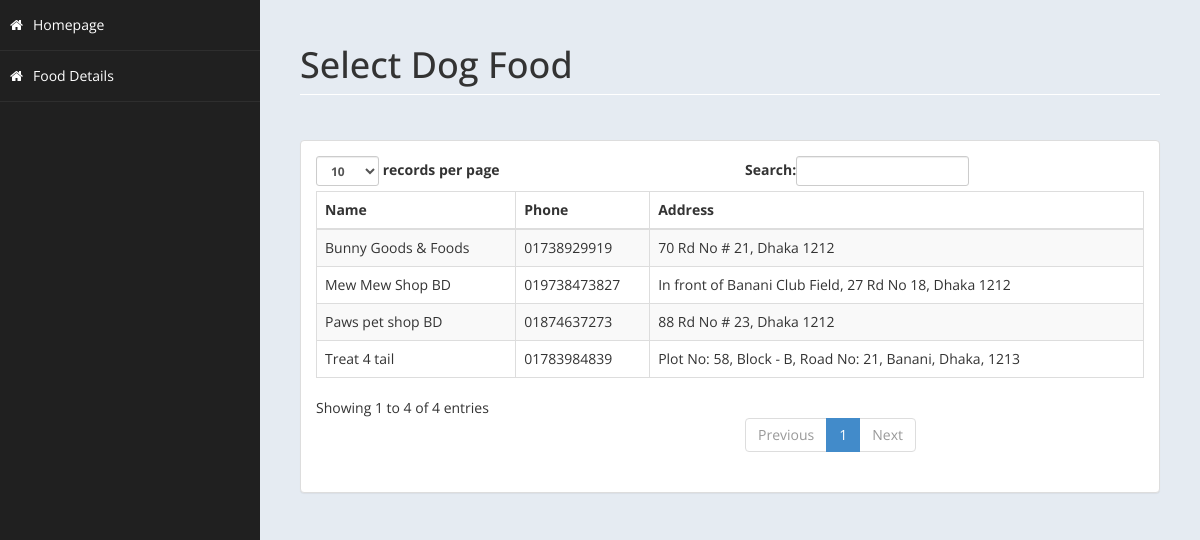
Screenshot of /food/store/banani.php with the database file from the repository.
### tables this page shows
CREATE TABLE `foodloc` (
  `name` varchar(1000) NOT NULL,
  `phone` varchar(1000) NOT NULL,
  `addr` varchar(1000) NOT NULL,
  `loc` varchar(1000) NOT NULL,
  `id` int(100) NOT NULL
);

### food/store/banani.php (the view, shortened to what this page needs)
<!DOCTYPE html>
<html xmlns="http://www.w3.org/1999/xhtml">
<head>
    <link href="assets/css/bootstrap.css" rel="stylesheet" />
    <link href="assets/css/font-awesome.css" rel="stylesheet" />
    <link href="assets/css/custom-styles.css" rel="stylesheet" />
</head>
<body>
    <div id="wrapper">
        <nav class="navbar-default navbar-side" role="navigation">
            <div class="sidebar-collapse">
                <ul class="nav" id="main-menu">
                <li>
                        <a  href="../../home.php"><i class="fa fa-home"></i>Homepage</a>
                    </li>
                    <li>
                        <a  href="banani.php"><i class="fa fa-home"></i>Food Details</a>
                    </li>
					</ul>
            </div>
        </nav>
        <div id="page-wrapper" >
            <div id="page-inner">
			 <div class="row">
                    <div class="col-md-12">
                        <h1 class="page-header">
                           Select Dog Food<small> </small>
                        </h1>
                    </div>
                </div>
            <div class="row">
                <div class="col-md-12">
                    <div class="panel panel-default">
                        <div class="panel-body">
                            <div class="table-responsive">
                                <table class="table table-striped table-bordered table-hover" id="dataTables-example">
                                    <thead>
                                        <tr>
                                            <th>Name</th>
                                            <th>Phone</th>
                                            <th>Address</th>
                                        </tr>
                                    </thead>
                                    <tbody>
									<?php
										include ('db.php');
										$sql="select * from foodloc where loc='banani'";
										$re = mysqli_query($con,$sql);
										while($row = mysqli_fetch_array($re))
										{
                                            $id = $row['id'];
                                            if($id !="Null")
                                            {
                                                echo"<tr class='gradeC'>
                                                <td>".$row['name']."</td>
                                                <td>".$row['phone']."</td>
                                                <td>".$row['addr']."</td>
                                                </tr>";
                                            }
                                            else
                                            {
                                                echo"<tr class='gradeC'>
												<td>".$row['name']."</td>
												<td>".$row['phone']."</td>
                                                <td>".$row['addr']."</td>
												</tr>";
                                            }
										}
									?>
                                    </tbody>
                                </table>
                            </div>
                        </div>
                    </div>
                </div>
            </div>
        </div>
    </div>
</body>
</html>

### food/store/assets/css/custom-styles.css (style rules this page uses)
body { font-family: 'Open Sans', sans-serif; }
#wrapper { width: 100%; background:#202020; }
#page-wrapper { padding: 15px 15px; min-height: 600px; background:#E5EBF2; }
#page-inner { width:100%; margin:10px 20px 10px 0px; background-color:transparent; padding:10px; min-height:1200px; }
h1, .h1, h2, .h2, h3, .h3 { margin-top: 7px; margin-bottom: -5px; }
.page-header { padding-bottom: 9px; margin: 10px 0 45px; border-bottom: 1px solid #ffffff; }
.sidebar-collapse , .sidebar-collapse .nav { background:none; }
.sidebar-collapse .nav { padding:0; }
.sidebar-collapse .nav > li > a { color:#fff; background:transparent; text-shadow:none; }
.sidebar-collapse > .nav > li > a { padding:15px 10px; }
.sidebar-collapse > .nav > li { border-bottom: 1px solid rgba(107, 108, 109, 0.19); }
.navbar-side { border:none; background-color: transparent; }
.navbar-default { border:0px solid black; }
.nav > li > a > i { margin-right:10px; }
@media (min-width:768px) { #page-wrapper { margin: 0 0 0 260px; padding: 15px 30px; min-height: 1200px; } }
@media (min-width:768px) { .navbar-side { z-index: 1; position: absolute; width: 260px; } }

### rows the page displays
foodloc: name "Bunny Goods & Foods", phone "01738929919", addr "70 Rd No # 21, Dhaka 1212"
foodloc: name "Paws pet shop BD", phone "01874637273", addr "88 Rd No # 23, Dhaka 1212"
foodloc: name "Mew Mew Shop BD", phone "019738473827", addr "In front of Banani Club Field, 27 Rd No 18, Dhaka 1212"
foodloc: name "Treat 4 tail", phone "01783984839", addr "Plot No: 58, Block - B, Road No: 21, Banani, Dhaka, 1213"
